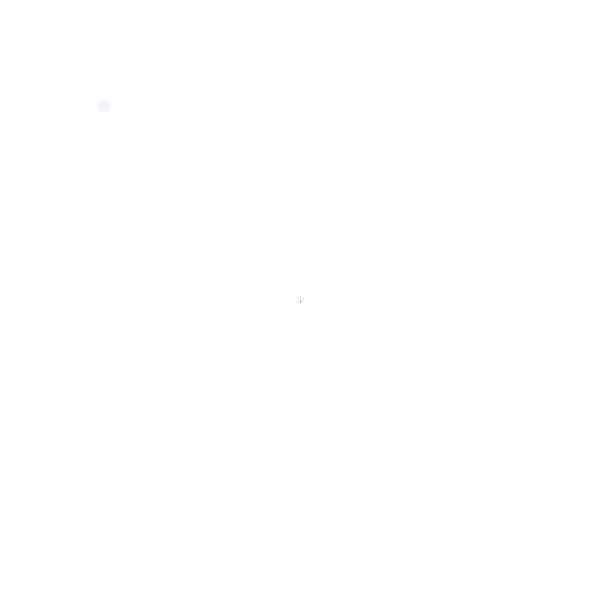
Frame 1 (no input)
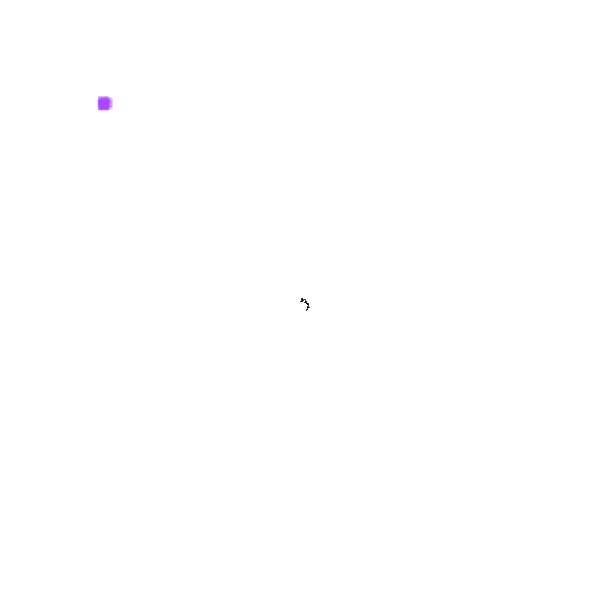
Frame 60 (the mouse pressed at the canvas centre just before this capture)
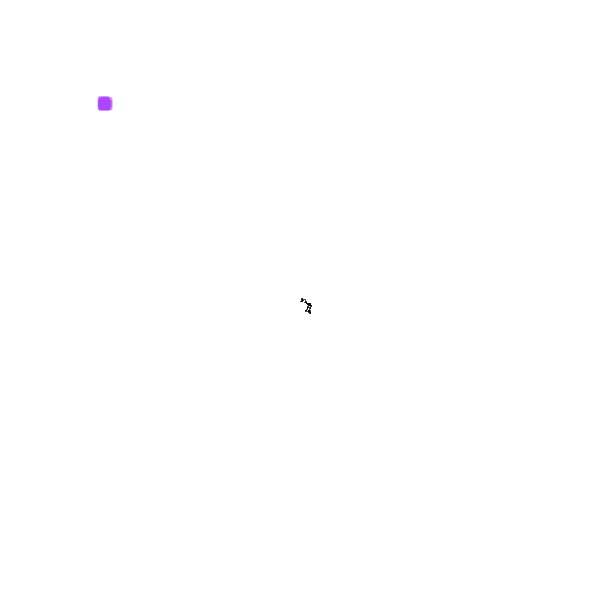
Frame 120 (the mouse held since frame 60 and released just before this capture)

The Processing sketch that drew these frames (run headless with seeded random() and noise(); from frame 60 on, the mouse is pressed at the canvas centre):

// Processing sketch: week2_randomWalkers
// ── week2_randomWalkers.pde
WalkerRect clone1;
Walker clone2;

void setup() {
  size(600, 600);
  background(255);

  // instantiate WalkerRect class

  clone1 = new WalkerRect();
  clone1.x = 100;
  clone1.y = 100;
  
  // initialize Walker class
  clone2 = new Walker();
  clone2.r = 0;
  clone2.g = 0;
  clone2.b = 0;
}

void draw() {
  
  clone1.step();
  clone1.display();
  
  clone2.step();
  clone2.display();
}
// ── Walker.pde
class Walker {
  int x;
  int y;
  
  int r;
  int g;
  int b;
  
  Walker() {
    //println("I am in the game");
   x = width/2;
   y = height/2;
   
   r = int(random(255));
   g = int(random(255));
   b = int(random(255));
  }
  
  void display() {
   stroke(r,g,b);
   point(x,y); 
  }
  
  void step() {
    int choice = int(random(4));
    
    if (choice == 0) {
      x++;
    } else if (choice == 1) {
      x--;
    } else if (choice == 2) {
      y++;
    } else { 
      y--;
    }
  }

}
// ── WalkerRect.pde
class WalkerRect {
  int x;
  int y;

  int r;
  int g;
  int b;

  WalkerRect() {
    //println("I am in the game");
    x = width/2;
    y = height/2;

    r = int(random(255));
    g = int(random(255));
    b = int(random(255));
  }
  
  void display() {
   noStroke();
   fill(r,g,b,20);
   rect(x,y,10,10); 
  }
  
  void step() {
    int choice = int(random(4));
    
    if (choice == 0) {
      x++;
    } else if (choice == 1) {
      x--;
    } else if (choice == 2) {
      y++;
    } else { 
      y--;
    }
  }
}
